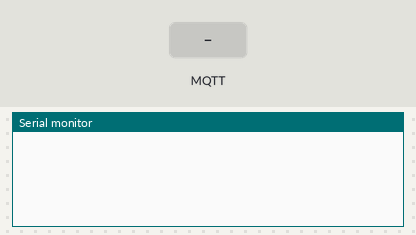
A sketch run on a simulated Arduino Uno, built with avr-gcc and run on an emulated ATmega328P. Shown: the last lines printed to the serial monitor. Inputs (shaded band) come from the test bench. No MQTT or app messages arrive unless stated.

Above: at 2.3 s.
2.4 s: MQTT message "1" arrives on the first subscribed topic
At 3.0 s:
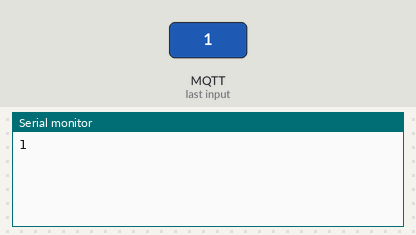
3.9 s: MQTT message "on" arrives on the first subscribed topic
At 5.1 s:
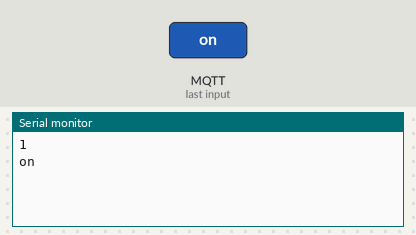
5.4 s: MQTT message "off" arrives on the first subscribed topic
At 6.5 s:
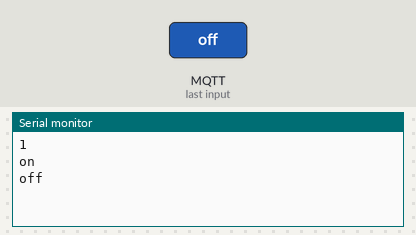

Measured:
- after the input at 2.4 s, the serial monitor: prints a new line at once (image 1)
- after the input at 3.9 s, the serial monitor: prints a new line at once (image 2)
- after the input at 5.4 s, the serial monitor: prints a new line at once (image 3)

The sketch:

lab05e_EspMQTTClientTest.ino
```cpp
/*
lab05e_EspMQTTClientTest.ino
*/
#include "EspMQTTClient.h"

#define WLANSSID "SJ"
#define WLANPW "tjdwns1111"
#define MQTTBROKER "203.252.106.154"  // class
// #define MQTTBROKER "192.168.117.140"  // personal
#define MQTTUNAME "iot"
#define MQTTPW "csee1414"
#define MQTT_CLIENT_NAME "sqpNode@HGU"


EspMQTTClient client(
  WLANSSID,
  WLANPW,
  MQTTBROKER,  // MQTT Broker server ip
  MQTTUNAME,   // Can be omitted if not needed
  MQTTPW,   // Can be omitted if not needed
  MQTT_CLIENT_NAME,     // Client name that uniquely identify your device
  1883              // The MQTT port, default to 1883. this line can be omitted
);

void setup()
{
  Serial.begin(115200);

  // // Optional functionalities of EspMQTTClient
  // client.enableDebuggingMessages(); // Enable debugging messages sent to serial output
  // client.enableHTTPWebUpdater(); // Enable the web updater. User and password default to values of MQTTUsername and MQTTPassword. These can be overridded with enableHTTPWebUpdater("user", "password").
  // client.enableOTA(); // Enable OTA (Over The Air) updates. Password defaults to MQTTPassword. Port is the default OTA port. Can be overridden with enableOTA("password", port).
  // client.enableLastWillMessage("TestClient/lastwill", "I am going offline");  // You can activate the retain flag by setting the third parameter to true
}

// This function is called once everything is connected (Wifi and MQTT)
// WARNING : YOU MUST IMPLEMENT IT IF YOU USE EspMQTTClient
void onConnectionEstablished()
{
  // Subscribe to "mytopic/test" and display received message to Serial
  client.subscribe("mytopic/test", [](const String & payload) {
    Serial.println(payload);
  });

  // // Subscribe to "mytopic/wildcardtest/#" and display received message to Serial
  // client.subscribe("mytopic/wildcardtest/#", [](const String & topic, const String & payload) {
  //   Serial.println("(From wildcard) topic: " + topic + ", payload: " + payload);
  // });

  // Publish a message to "mytopic/test"
  client.publish("mytopic/test", "tst"); // You can activate the retain flag by setting the third parameter to true

  // // Execute delayed instructions
  // client.executeDelayed(5 * 1000, []() {
  //   client.publish("mytopic/wildcardtest/test123", "This is a message sent 5 seconds later");
  // });
}

void loop()
{
  client.loop();
}
```
